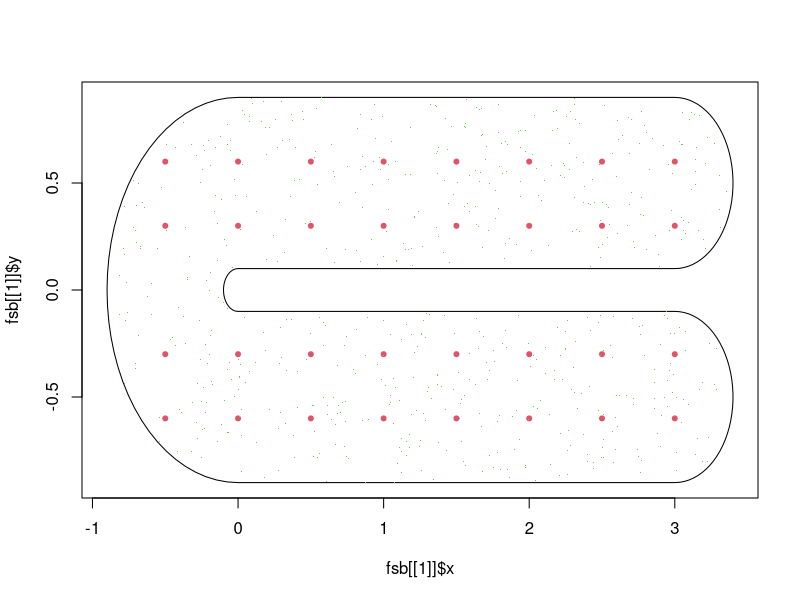
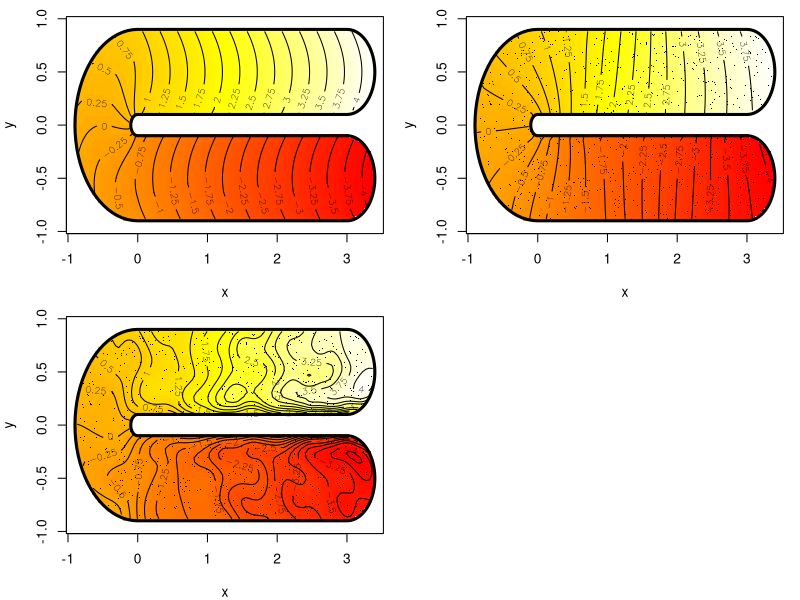

The R script that drew these images, in order:
library(mgcv)


### Name: Predict.matrix.soap.film
### Title: Prediction matrix for soap film smooth
### Aliases: Predict.matrix.soap.film Predict.matrix.sw Predict.matrix.sf
### Keywords: models smooth regression

### ** Examples

## This is a lower level example. The basis and 
## penalties are obtained explicitly 
## and `magic' is used as the fitting routine...

require(mgcv)
set.seed(66)

## create a boundary...
fsb <- list(fs.boundary())

## create some internal knots...
knots <- data.frame(x=rep(seq(-.5,3,by=.5),4),
                    y=rep(c(-.6,-.3,.3,.6),rep(8,4)))

## Simulate some fitting data, inside boundary...
n<-1000
x <- runif(n)*5-1;y<-runif(n)*2-1
z <- fs.test(x,y,b=1)
ind <- inSide(fsb,x,y) ## remove outsiders
z <- z[ind];x <- x[ind]; y <- y[ind] 
n <- length(z)
z <- z + rnorm(n)*.3 ## add noise

## plot boundary with knot and data locations
plot(fsb[[1]]$x,fsb[[1]]$y,type="l");points(knots$x,knots$y,pch=20,col=2)
points(x,y,pch=".",col=3);

## set up the basis and penalties...
sob <- smooth.construct2(s(x,y,bs="so",k=40,xt=list(bnd=fsb,nmax=100)),
              data=data.frame(x=x,y=y),knots=knots)
## ... model matrix is element `X' of sob, penalties matrices 
## are in list element `S'.

## fit using `magic'
um <- magic(z,sob$X,sp=c(-1,-1),sob$S,off=c(1,1))
beta <- um$b

## produce plots...
par(mfrow=c(2,2),mar=c(4,4,1,1))
m<-100;n<-50 
xm <- seq(-1,3.5,length=m);yn<-seq(-1,1,length=n)
xx <- rep(xm,n);yy<-rep(yn,rep(m,n))

## plot truth...
tru <- matrix(fs.test(xx,yy),m,n) ## truth
image(xm,yn,tru,col=heat.colors(100),xlab="x",ylab="y")
lines(fsb[[1]]$x,fsb[[1]]$y,lwd=3)
contour(xm,yn,tru,levels=seq(-5,5,by=.25),add=TRUE)

## Plot soap, by first predicting on a fine grid...

## First get prediction matrix...
X <- Predict.matrix2(sob,data=list(x=xx,y=yy))

## Now the predictions...
fv <- X%*%beta

## Plot the estimated function...
image(xm,yn,matrix(fv,m,n),col=heat.colors(100),xlab="x",ylab="y")
lines(fsb[[1]]$x,fsb[[1]]$y,lwd=3)
points(x,y,pch=".")
contour(xm,yn,matrix(fv,m,n),levels=seq(-5,5,by=.25),add=TRUE)

## Plot TPRS...
b <- gam(z~s(x,y,k=100))
fv.gam <- predict(b,newdata=data.frame(x=xx,y=yy))
names(sob$sd$bnd[[1]]) <- c("xx","yy","d")
ind <- inSide(sob$sd$bnd,xx,yy)
fv.gam[!ind]<-NA
image(xm,yn,matrix(fv.gam,m,n),col=heat.colors(100),xlab="x",ylab="y")
lines(fsb[[1]]$x,fsb[[1]]$y,lwd=3)
points(x,y,pch=".")
contour(xm,yn,matrix(fv.gam,m,n),levels=seq(-5,5,by=.25),add=TRUE)
